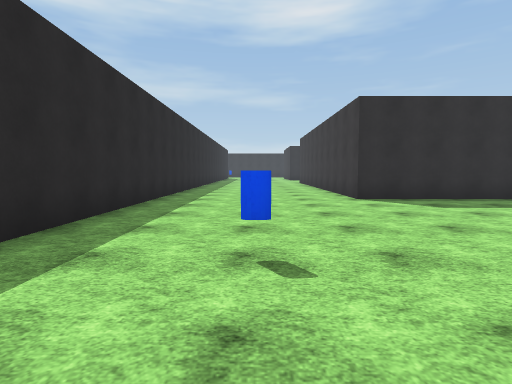
view 1 (above)

23 first-person views from a walk through a Unity game level. The camera is 1.4 m above the floor, tilts 4° down and sees 80° across. The floor is counted in squares, 2 m on a side. Each view is taken from the middle of a square. On the plan, view 1 faces up. The plan holds only what a view shows up to about 10 squares ahead; the rest is blank. The place goes on beyond the plan. The player is left out. Surface patterns are stand-ins for the level's own textures.

view 2
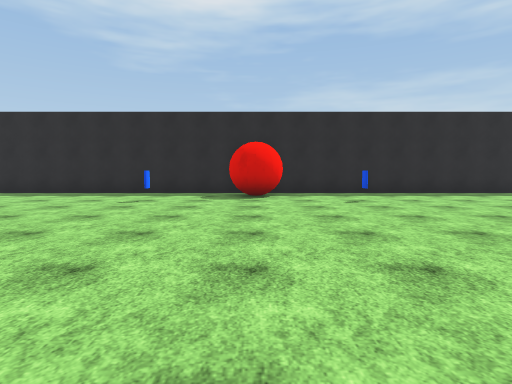

view 3
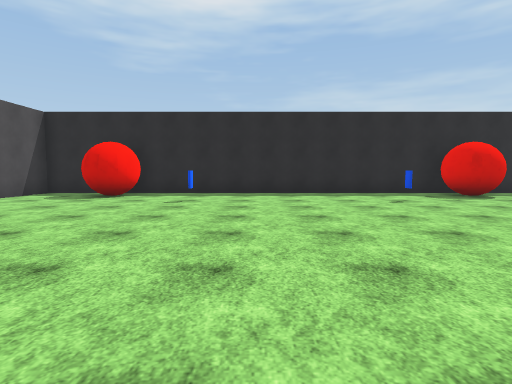

view 4
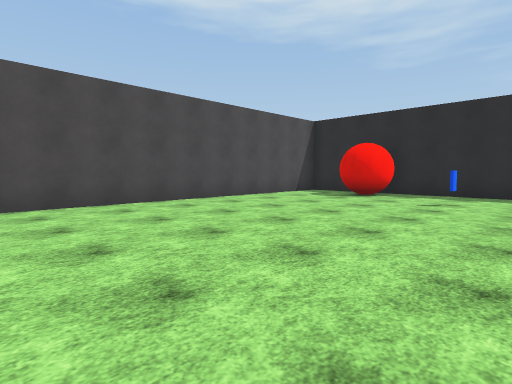

view 5
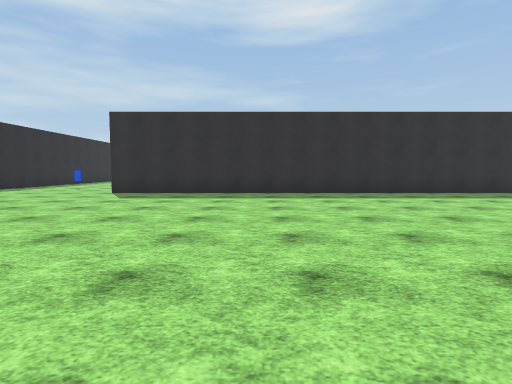

view 6
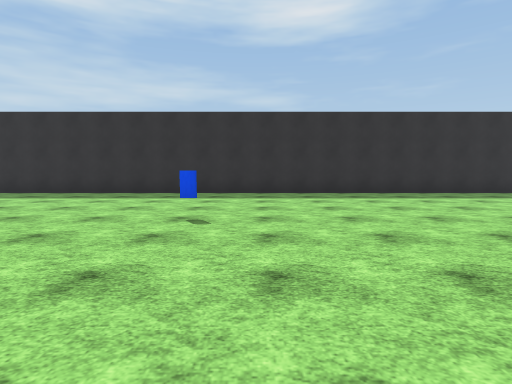

view 7
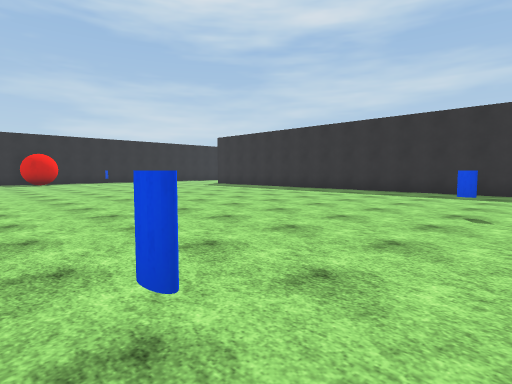

view 8
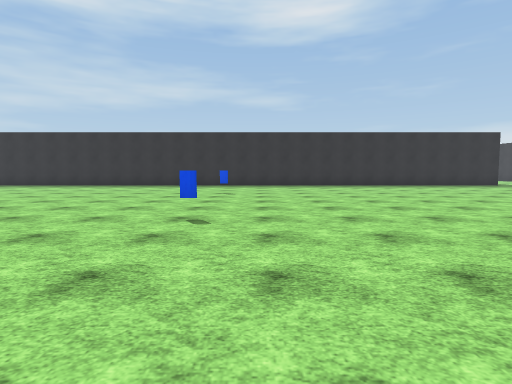

view 9
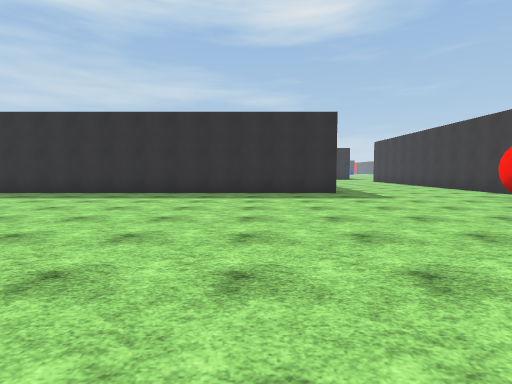

view 10
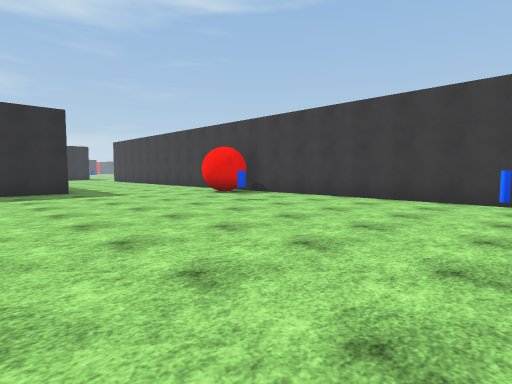

view 11
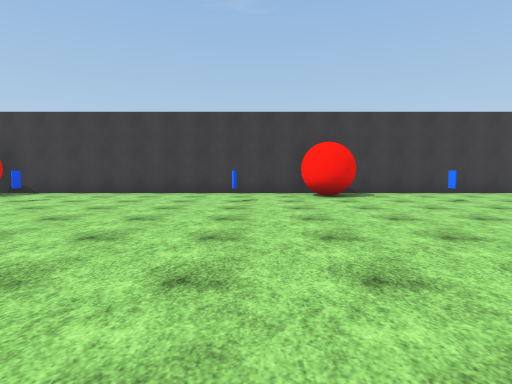

view 12
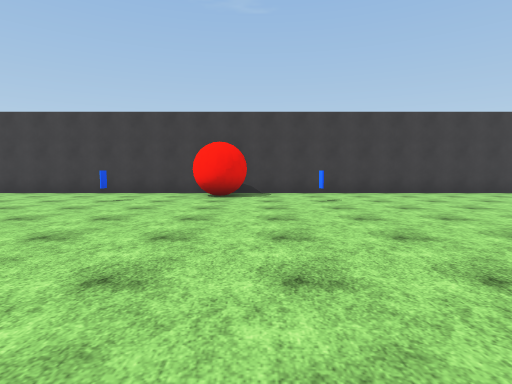

view 13
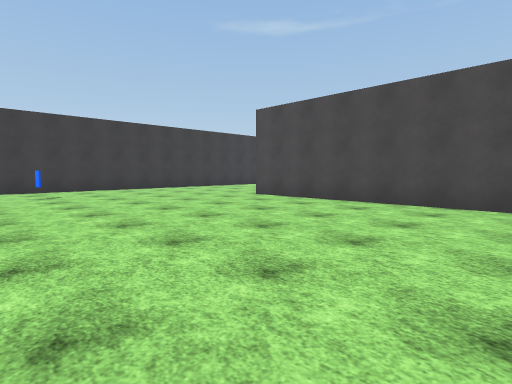

view 14
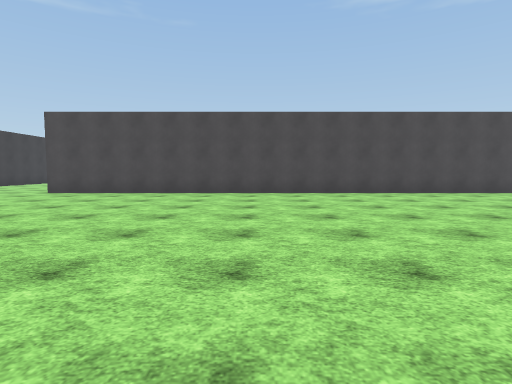

view 15
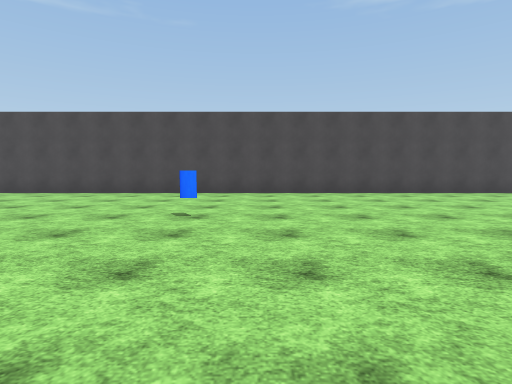

view 16
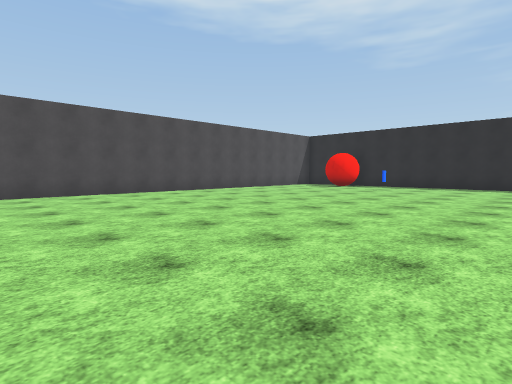

view 17
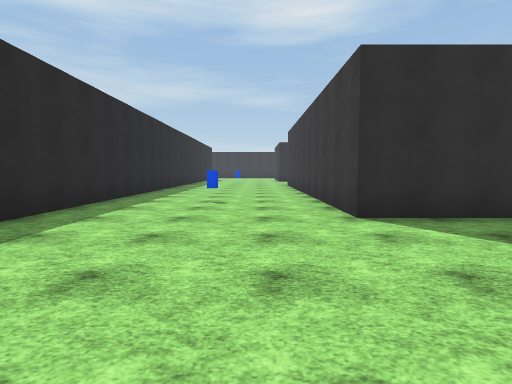

view 18
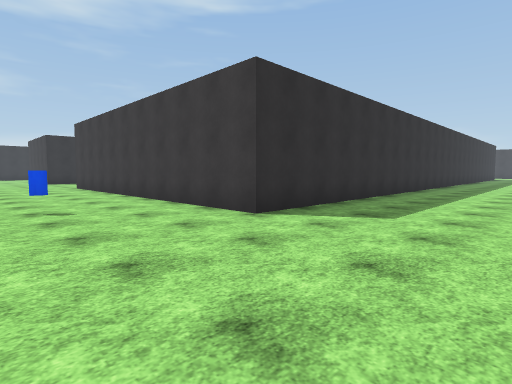

view 19
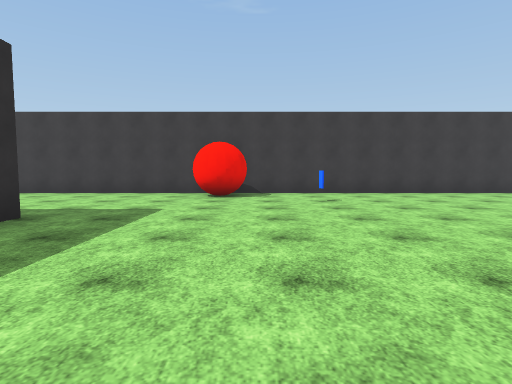

view 20
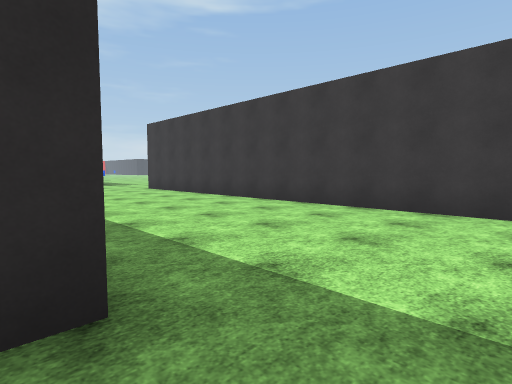

view 21
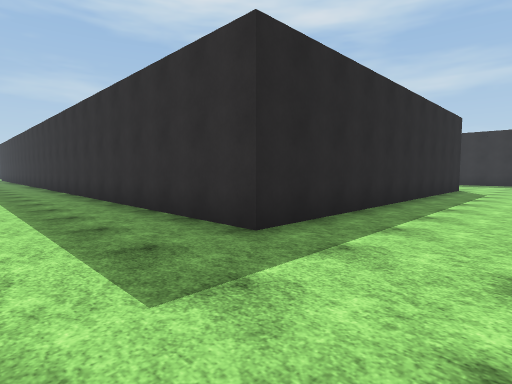

view 22
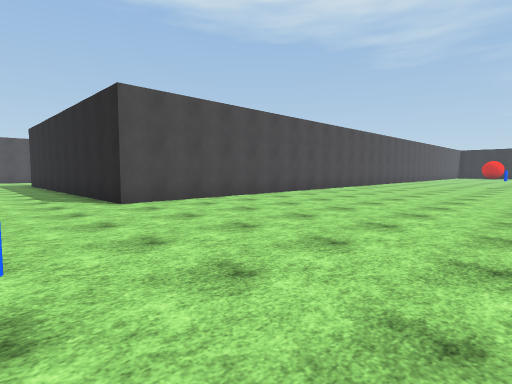

view 23
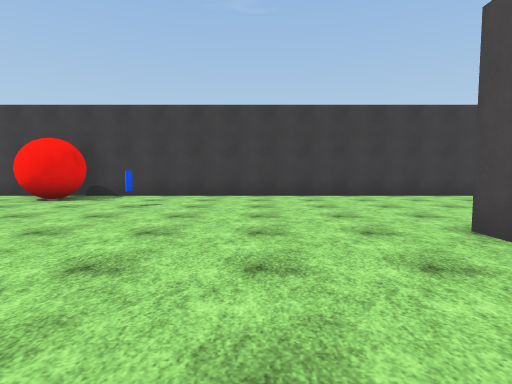

### Floor plan
Points are (right, up) in squares from view 1. A wall is a line through its corners. A room is listed if a view was taken in it or the views show most of it. See-through windows are left out.
Room 1 (views 1, 2, 3, 4, 5, 6, 7, 8, 9, 10, 11, 12, 13, 14, 15, 16, 17, 18, 19, 20, 21, 22, 23)
walls: (27.5, 13.5) (27.5, 7.5) (2.5, 7.5) (2.5, 13.5); (32.5, -15.5) (32.5, 13.5); (-2.5, 13.1) (-2.5, -12.5) (27.5, -12.5) (27.5, -15.5)
objects: other object (0, -8); other object (0, -3); other object (0, 2); other object (0, 10); other object (15, -8); other object (15, -3); other object (15, 2); other object (30, -8); other object (30, -3); other object (30, 2)

Positions as (right, up) in squares from view 1, and headings:
1: (0, 0), facing up
2: (7, 0), facing left
3: (7, -6), facing left
4: (7, -6), facing down-left
5: (7, -2), facing up
6: (16, -2), facing up
7: (16, -3), facing up-left
8: (16, -7), facing up
9: (25, -2), facing up
10: (25, -3), facing up-right
11: (23, -3), facing right
12: (23, -6), facing right
13: (21, -6), facing down-right
14: (21, -3), facing down
15: (14, -3), facing down
16: (11, -3), facing down-left
17: (1, 3), facing up
18: (-1, 4), facing up-right
19: (23, 4), facing right
20: (27, 6), facing up-right
21: (30, 5), facing up-left
22: (30, -6), facing down-left
23: (24, -10), facing right
